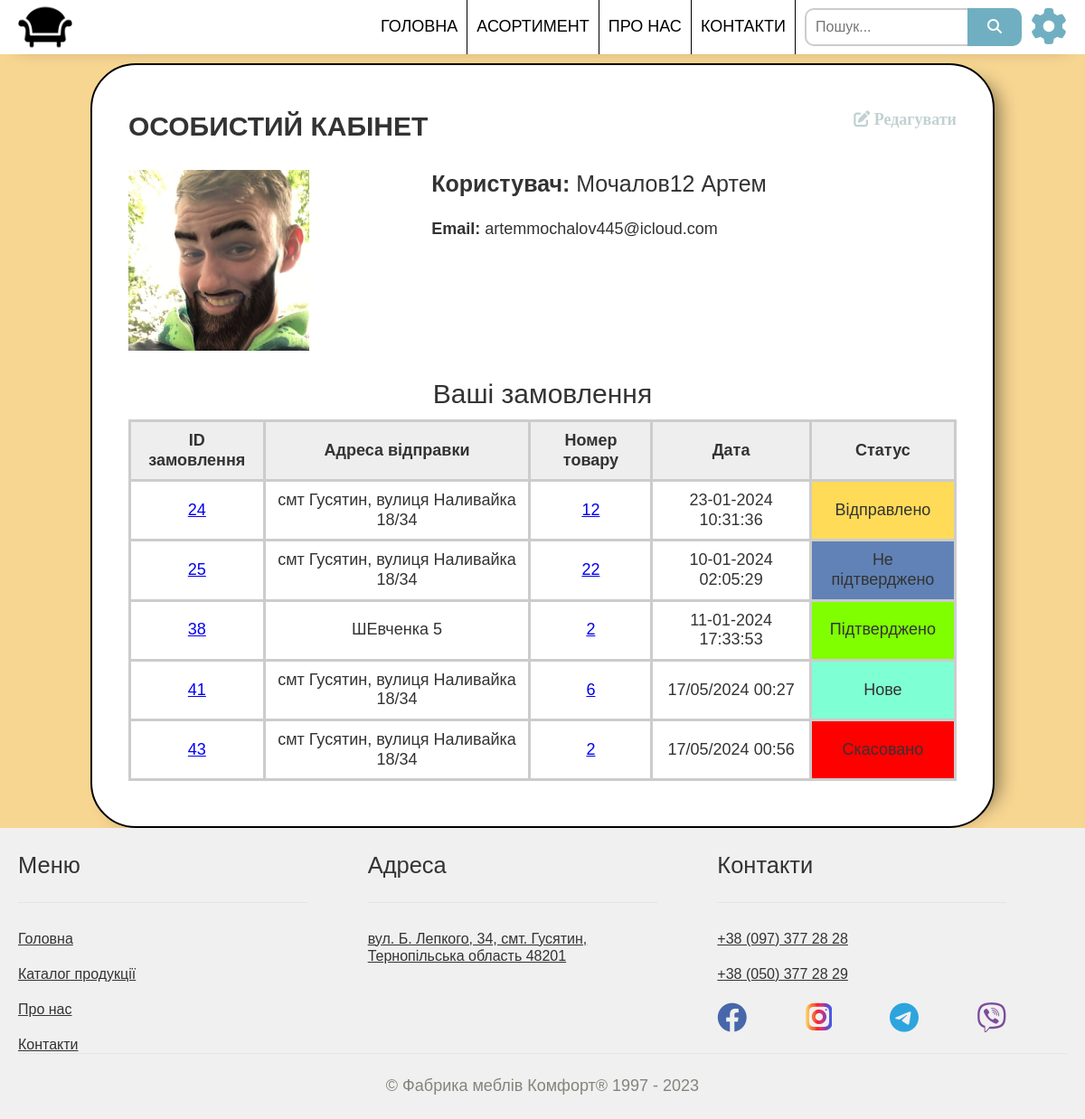
Page /userProfile.php (signed in) on the committed database.
### tables this page shows
CREATE TABLE `orders` (
  `id` int(11) NOT NULL,
  `username` varchar(30) NOT NULL,
  `usersurname` varchar(30) NOT NULL,
  `phonenumber` varchar(13) NOT NULL,
  `email` varchar(50) NOT NULL,
  `address` varchar(100) NOT NULL,
  `productid` int(10) NOT NULL,
  `orderDate` varchar(20) NOT NULL DEFAULT '',
  `status` int(11) NOT NULL DEFAULT 1
);

### userProfile.php (the view, shortened to what this page needs)
<?php
    include('header.php');
?>
<div class="userProfile-wrapper">
    <div class="userProfile-container  container">
        <div class="userProfile-body">
            <div class="top-user">
                <h1 style="font-size: 30px; text-transform: uppercase;">Особистий кабінет</h1>
                <a class="editProfile-button"  href="userProfileEdit.php"><i class="fa-solid fa-pen-to-square"><span>  Редагувати</span></i></a>
            </div>
            <div class="userInfo">
                <div class="userInfo-left userInfo-left-main">
                    <div class="userPhoto">
                        <?php if(!empty($_SESSION['avatar'])):?>
                            <img src="<?=$_SESSION['avatar']?>" alt="#">
                        <?php endif;?>
                    </div>
                </div>
                <div class="userInfo-right">
                    <div class="userInitials">
                        <p><b>Користувач: </b><?=$_SESSION['user']?></p>
                    </div>
                    <div class="userEmail">
                        <p><b>Email: </b><?=$_SESSION['email']?></p>
                    </div>
                </div>
            </div>
            <div class="userOrders">
                <div class="table-container">
                    <table class="user-table">
                        <caption>
                            Ваші замовлення
                        </caption>
                        <thead>
                        <tr>
                            <th>ID замовлення</th>
                            <th>Адреса відправки</th>
                            <th>Номер товару</th>
                            <th>Дата</th>
                            <th>Статус</th>
                        </tr>
                        </thead>
                        <tbody>
                        <?php
                        global $conn;
                        $sql = "SELECT orders.*, furniture.price
                                FROM orders
                                JOIN furniture ON orders.productid = furniture.id
                                WHERE email='" . mysqli_real_escape_string($conn, $_SESSION['email']) . "'";
                        $result = mysqli_query($conn, $sql);
                        foreach($result as $order):
                        ?>
                        <tr>
                            <td><a href="orderInfo.php?order_id=<?= $order['id']?>""><?=$order['id']?></a></td>
                            <td><?=$order['address']?></td>
                            <td><a href="furnitureInfo.php?furniture_id=<?= $order['productid']?>"><?=$order['productid']?></a></td>
                            <td><?=$order['orderDate']?></td>
                            <?php
                                if($order['status']==1) {
                                    echo "<td style='background-color: #7FFFD4;'>Нове</td>";
                                }
                            if($order['status']==2) {
                                echo "<td style='background-color: #6082B6;'>Не підтверджено</td>";
                            }
                            if($order['status']==3) {
                                echo "<td style='background-color: #7fff00;'>Підтверджено</td>";
                            }
                            if($order['status']==4) {
                                echo "<td style='background-color: #FFDB58;'>Відправлено</td>";
                            }
                            if($order['status']==6) {
                                echo "<td style='background-color: #ff0000;'>Скасовано</td>";
                            }
                            ?>
                        </tr>
                        <?php
                            endforeach;
                        ?>
                        </tbody>
                    </table>
                </div>
            </div>
        </div>
    </div>
</div>
<?php
    include('footer.php');
?>

### css/ToZero.css (style rules this page uses)
html, body, div, span, object, iframe, h1, h2, h3, h4, h5, h6, p, blockquote, pre, a, abbr, acronym, address, big, cite, code, del, dfn, em, img, ins, kbd, q, s, samp, small, strike, strong, sub, sup, tt, var, b, u, i, center, dl, dt, dd, ol, ul, li, fieldset, form, label, legend, table, caption, tbody, tfoot, thead, tr, th, td, article, aside, canvas, details, embed, figure, figcaption, footer, header, hgroup, menu, nav, output, ruby, section, summary, time, mark, audio, video { margin: 0; padding: 0; border: 0; font-size: 100%; vertical-align: baseline; }
body { line-height: 1.2; }
table { border-collapse: collapse; border-spacing: 0; }

### css/main.css (style rules this page uses)
* { margin: 0; padding: 0; box-sizing: border-box; list-style: none; }
html, body { word-wrap: break-word; height: 100%; margin: 0; padding: 0; font-family: Arial, "Helvetica Neue", Helvetica, sans-serif; font-size: 18px; color:#333333; }
.container { max-width: 1440px; margin: 0 auto; padding: 0 20px; }
a { cursor: pointer; }
th,td { vertical-align:middle; border: 3px solid #ccc; padding: 10px; text-align: center; align-items: center; }
.userProfile-wrapper { min-height: 100vh; background-color: #f7d692; }
.userProfile-container { max-width: 1000px; border: 2px solid black; margin-top: 70px; padding: 50px 40px; background-color: #fff; border-radius: 50px; box-shadow: 0px 16px 23px -24px rgba(0,0,0,0.45), 25px 0px 20px -20px rgba(0,0,0,0.45); }
.top-user { display: flex; justify-content: space-between; }
.userInfo { margin-top: 30px; display: grid; grid-template-columns: 33.33% 66.67%; }
.userInfo-left { display: flex; justify-content: left; position: relative; width: 200px; height: 200px; }
.userInfo-left-main { display: flex; justify-content: left; position: relative; height: 200px; }
.userPhoto,.userPhoto-hidden { width: 100%; height: 100%; display: flex; justify-content: center; align-items: center; top: 0; position: absolute; }
.userPhoto img { width: 100%; height: 100%; object-fit: contain; }
.userPhoto img { max-width: 100%; display: block; }
.userInfo-right { margin-left: 30px; }
.userInitials { font-size: 25px; }
.userEmail { padding-top: 25px; }
.userOrders { margin-top: 30px; max-width: 100%; }
.userOrders caption { font-size: 30px; margin-bottom: 10px; }
.user-table thead { background-color: #eee; }
.editProfile-button { color:#c1D1D1; }

### rows in the picture
orders: id "24", address "смт Гусятин, вулиця Наливайка 18/34", productid "12", orderDate "23-01-2024 10:31:36", shows "Відправлено"
orders: id "25", address "смт Гусятин, вулиця Наливайка 18/34", productid "22", orderDate "10-01-2024 02:05:29", shows "Не підтверджено"
orders: id "38", address "ШЕвченка 5", productid "2", orderDate "11-01-2024 17:33:53", shows "Підтверджено"
orders: id "41", address "смт Гусятин, вулиця Наливайка 18/34", productid "6", orderDate "17/05/2024 00:27", shows "Нове"
orders: id "43", address "смт Гусятин, вулиця Наливайка 18/34", productid "2", orderDate "17/05/2024 00:56", shows "Скасовано"

### other values in the picture
$_SESSION['user'] "Мочалов12 Артем"
$_SESSION['email'] "artemmochalov445@icloud.com"
